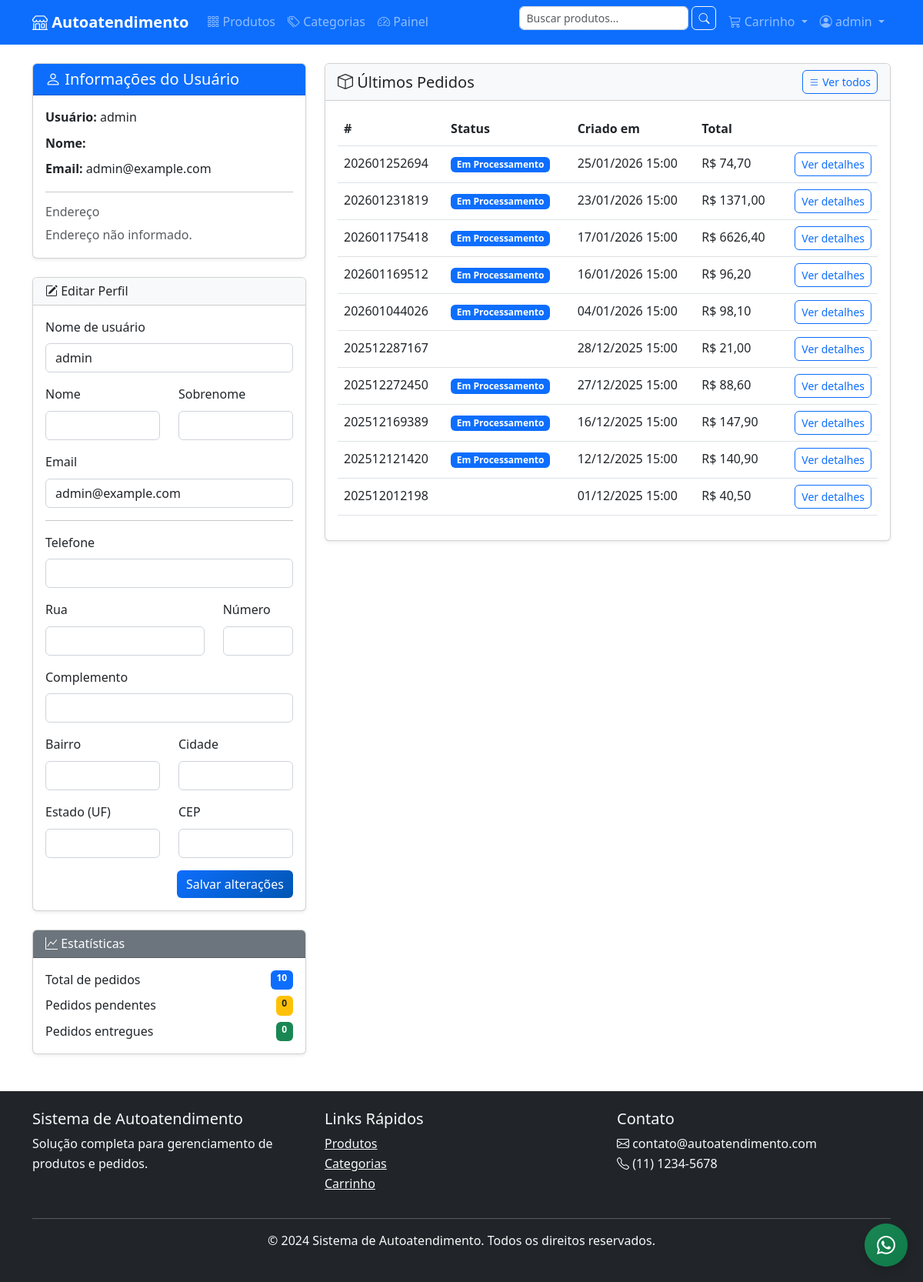
The page /accounts/profile/ (signed in) on the database as committed earlier.
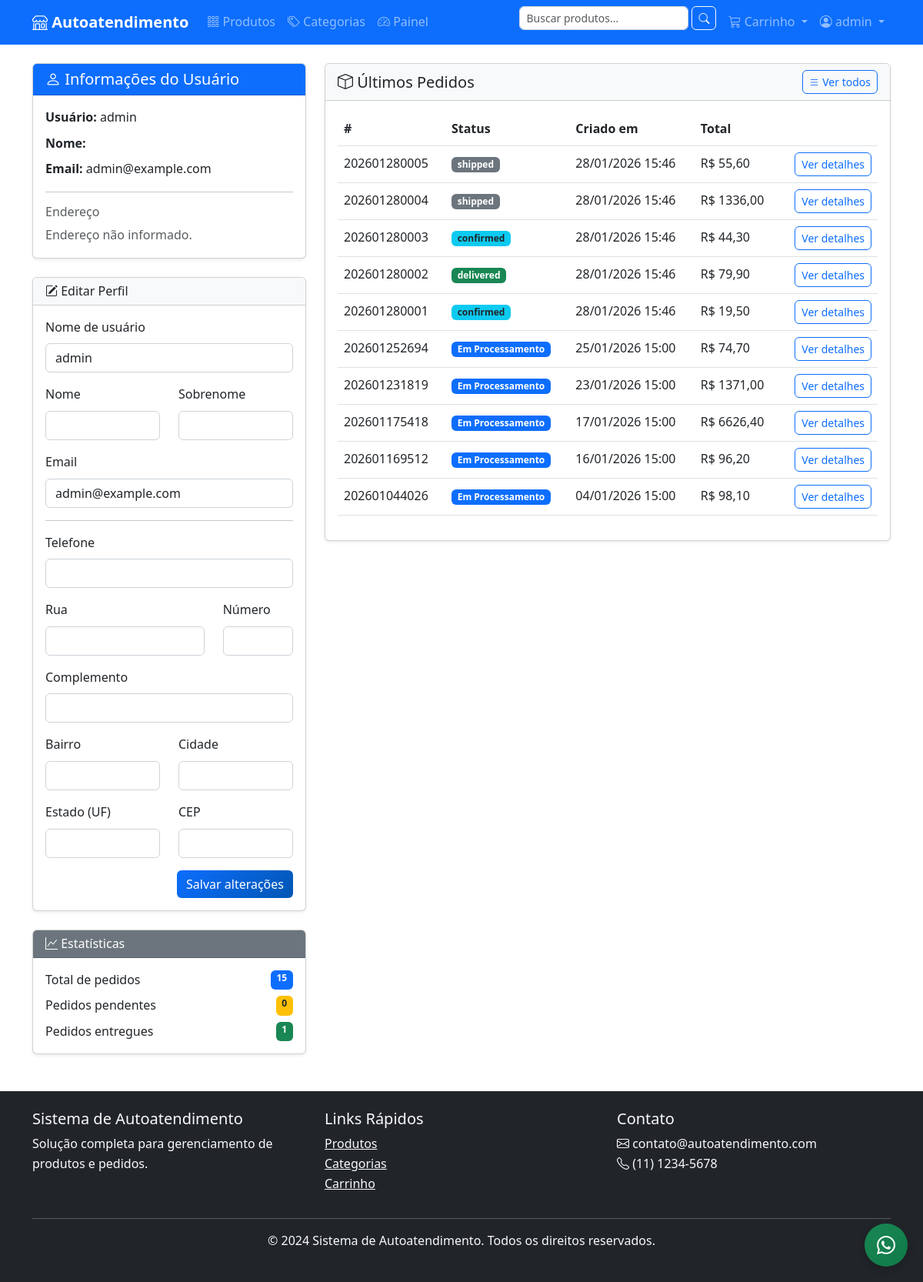
The same page on the database as committed later.
### orders/models.py (models this page shows, shortened)
class Order(models.Model):
    STATUS_CHOICES = [
        ('processing', 'Em Processamento'),
        ('out_for_delivery', 'Em Rota de Entrega'),
        ('completed', 'Concluído'),
        ('cancelled', 'Cancelado'),
    ]
    id = models.UUIDField(primary_key=True, default=uuid.uuid4, editable=False)
    order_number = models.CharField('Número do Pedido', max_length=20, unique=True, db_index=True)
    user = models.ForeignKey(
        User,
        on_delete=models.SET_NULL,
        null=True,
        blank=True,
        verbose_name='Usuário'
    )
    session_key = models.CharField('Chave da Sessão', max_length=40, blank=True, db_index=True)
    customer_name = models.CharField('Nome do Cliente', max_length=100)
    customer_email = models.EmailField('Email do Cliente')
    customer_phone = models.CharField('Telefone do Cliente', max_length=20)
    status = models.CharField('Status', max_length=20, choices=STATUS_CHOICES, default='processing')
    subtotal = models.DecimalField('Subtotal', max_digits=10, decimal_places=2, default=0)
    shipping_cost = models.DecimalField('Frete', max_digits=10, decimal_places=2, default=0)
    total_amount = models.DecimalField('Total', max_digits=10, decimal_places=2, default=0)
    notes = models.TextField('Observações', blank=True)
    created_at = models.DateTimeField('Criado em', auto_now_add=True)
    updated_at = models.DateTimeField('Atualizado em', auto_now=True)
    class Meta:
        verbose_name = 'Pedido'
        verbose_name_plural = 'Pedidos'
        ordering = ['-created_at']
        indexes = [
            models.Index(fields=['order_number']),
            models.Index(fields=['status']),
            models.Index(fields=['created_at']),
            models.Index(fields=['customer_email']),
        ]
    def get_absolute_url(self):
        return reverse('orders:order_detail', kwargs={'order_number': self.order_number})
    @property
    def status_display(self):
        return dict(self.STATUS_CHOICES).get(self.status, self.status)

### accounts/views.py (the view, shortened to what this page needs)
# urls.py: path('profile/', views.ProfileView.as_view(), name='profile'),
class ProfileView(LoginRequiredMixin, TemplateView):
    template_name = 'accounts/profile.html'
    def get_context_data(self, **kwargs):
        context = super().get_context_data(**kwargs)
        user = self.request.user
        context['user'] = user
        context['user_form'] = UserUpdateForm(instance=user)
        profile = getattr(user, 'profile', None)
        context['profile_form'] = UserProfileForm(instance=profile)
        context['orders'] = Order.objects.filter(
            user=user
        ).select_related('shipping_address').prefetch_related('items__product').order_by('-created_at')[:10]
        context['total_orders'] = Order.objects.filter(user=user).count()
        context['pending_orders'] = Order.objects.filter(user=user, status='pending').count()
        context['completed_orders'] = Order.objects.filter(user=user, status='delivered').count()
        return context

### accounts/forms.py (shortened to what this page needs)
class UserUpdateForm(forms.ModelForm):
    class Meta:
        model = User
        fields = ['username', 'first_name', 'last_name', 'email']

class UserProfileForm(forms.ModelForm):
    class Meta:
        model = UserProfile
        fields = [
            'phone',
            'zip_code',
            'address_street',
            'address_number',
            'address_complement',
            'neighborhood',
            'city',
            'state',
        ]

### cart/context_processors.py (called while the page is built)
def cart(request):
    session_key = request.session.session_key
    if not session_key:
        return {'cart': None, 'cart_total': 0, 'cart_amount': 0}
    try:
        cart = Cart.objects.get(session_key=session_key)
        return {
            'cart': cart,
            'cart_total': cart.total_items,
            'cart_amount': cart.total_amount
        }
    except Cart.DoesNotExist:
        return {'cart': None, 'cart_total': 0, 'cart_amount': 0}

### templates/accounts/profile.html (shortened to what the changed rows need)
{% extends "base.html" %}
{% load static %}
{% block content %}
<div class="row">
  <div class="col-md-4">
    <div class="card shadow-sm">
      <div class="card-body">
        <div class="d-flex justify-content-between mb-2">
          <span>Total de pedidos</span>
          <span class="badge bg-primary">{{ total_orders }}</span>
        </div>
        <div class="d-flex justify-content-between">
          <span>Pedidos entregues</span>
          <span class="badge bg-success">{{ completed_orders }}</span>
        </div>
      </div>
    </div>
  </div>
  <div class="col-md-8">
    <div class="card shadow-sm">
      <div class="card-body">
        {% if orders %}
          <div class="table-responsive">
            <table class="table table-hover align-middle">
              <thead>
                <tr>
                  <th>#</th>
                  <th>Status</th>
                  <th>Criado em</th>
                  <th>Total</th>
                  <th></th>
                </tr>
              </thead>
              <tbody>
                {% for order in orders %}
                <tr>
                  <td>{{ order.order_number }}</td>
                  <td>
                    <span class="badge
                      {% if order.status == 'pending' %}bg-warning text-dark{% elif order.status == 'confirmed' %}bg-info text-dark{% elif order.status == 'processing' %}bg-primary{% elif order.status == 'shipped' %}bg-secondary{% elif order.status == 'delivered' %}bg-success{% elif order.status == 'cancelled' %}bg-danger{% endif %}">
                      {{ order.status_display }}
                    </span>
                  </td>
                  <td>{{ order.created_at|date:"d/m/Y H:i" }}</td>
                  <td>R$ {{ order.total_amount|floatformat:2 }}</td>
                  <td class="text-end">
                    <a href="{{ order.get_absolute_url }}" class="btn btn-sm btn-outline-primary">
                      Ver detalhes
                    </a>
                  </td>
                </tr>
                {% endfor %}
              </tbody>
            </table>
          </div>
        {% else %}
          <p class="text-muted mb-0">Você ainda não possui pedidos.</p>
        {% endif %}
      </div>
    </div>
  </div>
</div>
{% endblock %}

Rows that differ between the two databases and show on the page:
no longer on this page (row unchanged): Order: order_number "202512287167", created_at "28/12/2025 15:00", total_amount "21,00", status "completed" (drawn)
no longer on this page (row unchanged): Order: order_number "202512272450", status_display "Em Processamento", created_at "27/12/2025 15:00", total_amount "88,60"
no longer on this page (row unchanged): Order: order_number "202512169389", status_display "Em Processamento", created_at "16/12/2025 15:00", total_amount "147,90"
no longer on this page (row unchanged): Order: order_number "202512121420", status_display "Em Processamento", created_at "12/12/2025 15:00", total_amount "140,90"
no longer on this page (row unchanged): Order: order_number "202512012198", created_at "01/12/2025 15:00", total_amount "40,50", status "out_for_delivery" (drawn)
added Order: order_number "202601280005", status_display "shipped", created_at "28/01/2026 15:46", total_amount "55,60"
added Order: order_number "202601280004", status_display "shipped", created_at "28/01/2026 15:46", total_amount "1336,00"
added Order: order_number "202601280003", status_display "confirmed", created_at "28/01/2026 15:46", total_amount "44,30"
added Order: order_number "202601280002", status_display "delivered", created_at "28/01/2026 15:46", total_amount "79,90"
added Order: order_number "202601280001", status_display "confirmed", created_at "28/01/2026 15:46", total_amount "19,50"
Other text that changed with them:
{{ total_orders }}: "10" → "15"
{{ completed_orders }}: "0" → "1"
